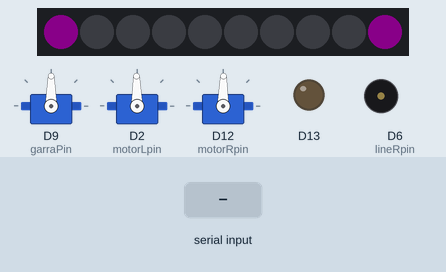
The sketch below on a simulated Adafruit Circuit Playground Express. On the bench: 10 RGB LEDs in strip order, left to right, 3 × servo, output pins drawn as LEDs (lit = HIGH), buzzer (waves = sounding). The test bench sets the inputs (shaded band). Dim RGB values are drawn brighter than linear.

Above: at 3.7 s.
3.8 s: "P\n" received over the second serial link
At 3.87 s:
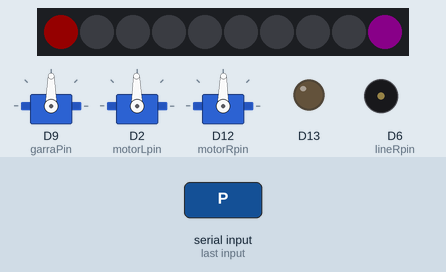
5.7 s: "F\n" received over the second serial link
At 6.1 s:
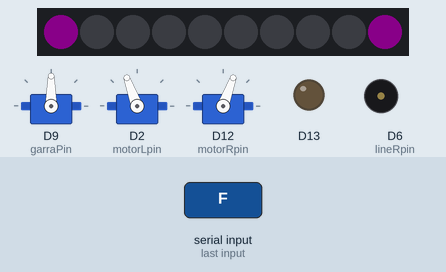
8.2 s: "B\n" received over the second serial link
At 9.0 s:
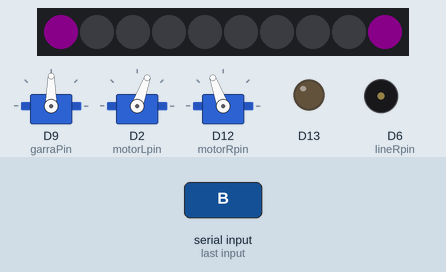
10.7 s: "L\n" received over the second serial link
At 11.1 s:
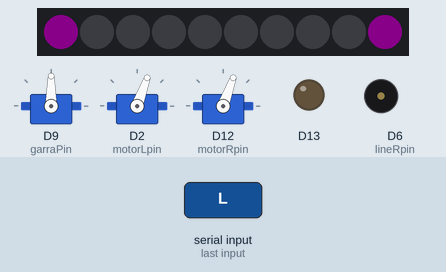
12.8 s: "R\n" received over the second serial link
At 13.3 s:
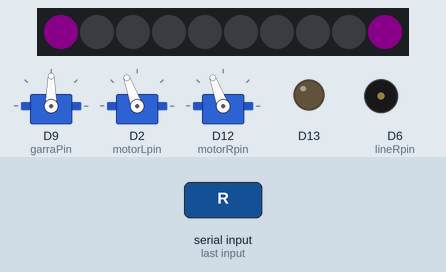
14.9 s: "C\n" received over the second serial link
At 15.5 s:
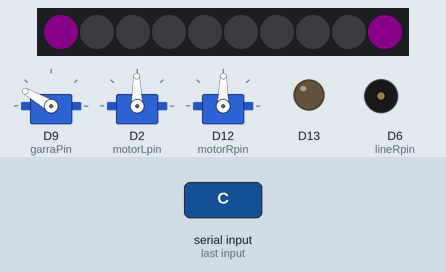
Timing chart, 0 to 17.4 s (numbered marks = the images above; inputs shaded):
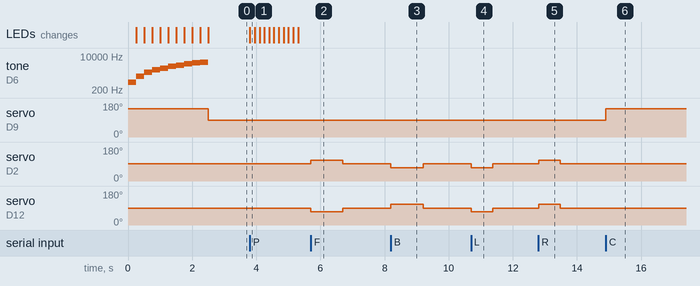

The sketch:

Adele_Firmata.ino
```cpp
//Tomas de camino Beck

#include <Adafruit_CircuitPlayground.h>
#include <Servo.h>
#include "Adele_Robot.h"

#define SERIALPORT Serial1

String cmd; //stores commands from serial as string


bool slideSwitch;

void setup() {
  //Serial.begin(9600); //Set up Bluetooth
  CircuitPlayground.begin();

  adeleBegin();

  //start lights and sound
  for (int i = 0; i < 10; i++) {
    CircuitPlayground.setPixelColor(i, CircuitPlayground.colorWheel(25 * i));
    CircuitPlayground.playTone(500 + i * 500, 250);
  }
  CircuitPlayground.clearPixels();
  CircuitPlayground.setPixelColor(0, CircuitPlayground.strip.Color(128, 0, 128));
  CircuitPlayground.setPixelColor(9, CircuitPlayground.strip.Color(128, 0, 128));
  openGarra();
  SERIALPORT.begin(9600); //Set up Bluetooth
  SERIALPORT.println("Starting...");

}

void loop() {
  if (SERIALPORT.available() > 0) {
    digitalWrite(13, HIGH);
    cmd = SERIALPORT.readStringUntil('\n');//
    SERIALPORT.println(cmd + " recibido...");
    SERIALPORT.flush();
    digitalWrite(13, LOW);
  }
  char inChar;// variable for current command
  for (int i = 0; i < cmd.length(); i++) {
    inChar = cmd[i];//reads command from string
    SERIALPORT.println(inChar);
    switch (inChar) {
      case 'F'://move forward
        forward();
        //  CircuitPlayground.setPixelColor(0, CircuitPlayground.strip.Color(100, 200, 0));
        //  CircuitPlayground.setPixelColor(9, CircuitPlayground.strip.Color(100, 200, 0));
        delay(1000);
        break;
      case 'B'://move backward
        backward();
        delay(1000);
        break;
      case 'L'://move left
        left();
        delay(680);
        break;
      case 'R'://move right
        right();
        delay(680);
        break;
      case 'O'://open claw
        openGarra();
        delay(750);
        break;
      case 'C'://claose claw
        closeGarra();
        delay(750);
        break;
      case 'N'://play tune
        CircuitPlayground.playTone(440, 250);
        CircuitPlayground.playTone(349, 125);
        CircuitPlayground.playTone(523, 250);
        break;
      case 'P':
        for (int i = 0; i < 10; i++) {
          CircuitPlayground.setPixelColor(i, CircuitPlayground.colorWheel(25 * i));
          delay(150);
        }
        CircuitPlayground.clearPixels();
        CircuitPlayground.setPixelColor(0, CircuitPlayground.strip.Color(128, 0, 128));
        CircuitPlayground.setPixelColor(9, CircuitPlayground.strip.Color(128, 0, 128));
        break;
    }
    stopServos();
    delay(300);//waits so it each command are seen as discrete moves
  }
  stopServos();
  SERIALPORT.flush();
  cmd = "";//clears command string to get ready for next
}
```

Adele_Robot.h
```cpp
#define CENTERL 91
#define CENTERR 89
#define SOFFSET 70

int garraPin = 9;
int motorLpin = 2;
int motorRpin = 12;
int lineLpin = 3;
int lineRpin = 6;

Servo garra;
Servo motorL;
Servo motorR;

void stopServos() {
  motorL.write(CENTERL);
  motorR.write(CENTERR);//calibrate stop
}

void adeleBegin() {
  pinMode(INPUT, lineLpin);
  pinMode(INPUT, lineRpin);
  garra.attach(garraPin);
  motorL.attach(motorLpin);
  motorR.attach(motorRpin);
  garra.write(150);
  stopServos();
}


void forward() {
  motorL.write(180-SOFFSET);
  motorR.write(0+SOFFSET);//calibrate stop
}

void backward() {
  motorL.write(0+SOFFSET);
  motorR.write(180-SOFFSET);//calibrate stop
}

void left() {
  motorL.write(0+SOFFSET);
  motorR.write(0+SOFFSET);//calibrate stop
}

void right() {
  motorL.write(180-SOFFSET);
  motorR.write(180-SOFFSET);//calibrate stop
}

void closeGarra(){
  garra.write(150);
}

void openGarra(){
  garra.write(90);
}
```

Measured:
- after the input at 3.8 s, the LEDs: change at once (image 1)
- after the input at 5.7 s, servo on D2 (motorLpin): 91° → 110° at once, → 91° 1.0 s later; servo on D12 (motorRpin): 89° → 70° at once, → 89° 1.0 s later
- after the input at 8.2 s, servo on D2 (motorLpin): 91° → 70° at once, → 91° 1.0 s later; servo on D12 (motorRpin): 89° → 110° at once, → 89° 1.0 s later
- after the input at 10.7 s, servo on D2 (motorLpin): 91° → 70° at once, → 91° 0.68 s later; servo on D12 (motorRpin): 89° → 70° at once, → 89° 0.68 s later
- after the input at 12.8 s, servo on D2 (motorLpin): 91° → 110° at once, → 91° 0.68 s later; servo on D12 (motorRpin): 89° → 110° at once, → 89° 0.68 s later
- after the input at 14.9 s, servo on D9 (garraPin): 90° → 150° at once
